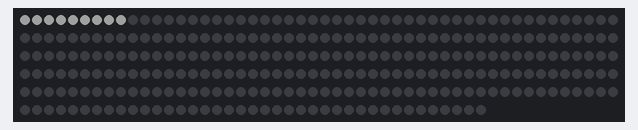
A sketch run on a simulated Arduino Uno, built with avr-gcc and run on an emulated ATmega328P. On the bench: 289 RGB LEDs in strip order, left to right, continuing on the next row. Dim RGB values are drawn brighter than linear.

Above: at 0.18 s.

The sketch:

Fasett.ino
```cpp
#include<FastLED.h>

#define BODY
//#define SKY
//#define WATER

#if defined (BODY)
  #include "_body.h"
#elif defined (SKY)
  #include "_sky.h"
#elif defined (WATER)
  #include "_water.h"
#endif

#define BRIGHTNESS 32

CRGB leds[NUM_LEDS];

void setup() {
  Serial.begin(115200);
  FastLED.addLeds<NEOPIXEL,LED_PIN>(leds, NUM_LEDS);
  FastLED.setBrightness(BRIGHTNESS);
  resetLights();
  //setColorAll(128,128,128);
  //setColor(2,255,0,0);
  //setColor(3,0,0,255);
  //setColor(6,255,0,0);
  //setColor(7,255,0,0);
  //setColor(19,255,0,0);
  //setColor(20,0,0,255);
  //setColor(22,0,255,0);
  //setColor(23,255,0,0);

  #if defined (BODY)
    bodySetup();
  #elif defined (SKY)
    skySetup();
  #elif defined (WATER)
    waterSetup();
  #endif
}

void loop(){
  #if defined (BODY)
    bodyLoop();
  #elif defined (SKY)
    skyLoop();
  #elif defined (WATER)
    waterLoop();
  #endif
}
```

Functions.ino
```cpp
void setColor(uint8_t i, uint8_t r, uint8_t g, uint8_t b){
  uint8_t steps = lights[i][1];
  uint8_t inc = lights[i][2];
  for (uint8_t j = 0; j < steps; j+=inc){
    int k = lights[i][0] + j;
    leds[k] = CRGB(r, g, b);
  }
  FastLED.show();
}

void setColorAll(uint8_t r, uint8_t g, uint8_t b){
  for (uint8_t i = 0; i < NUM_PARTS; i++){
    setColor(i,r,g,b);
  }
}

void blink(uint8_t i, uint8_t num, uint8_t wait){
  for (uint8_t j = 0; j < num; j++){
    setColor(i,255,255,255);
    delay(wait);
    setColor(i,0,0,0);
    delay(wait);
  }
}

void cycleHSV(){
  static uint8_t hue = 0;
  FastLED.showColor(CHSV(hue++, 255, 255));
  delay(10);
}

void resetLights(){
  FastLED.clear();
  FastLED.show();
}
```

_Body.ino
```cpp
void bodySetup(){

}

void bodyLoop(){
  for (uint8_t i = 0; i < NUM_PARTS; i++){
    blink(i,2,20);
  }
}
```

_Sky.ino
```cpp
void skySetup(){
}

void skyLoop(){
  for (uint8_t i = 0; i < NUM_PARTS; i++){
    blink(i,2,20);
  }
}
```

_Water.ino
```cpp
void waterSetup(){

}

void waterLoop(){
}
```

_body.h
```cpp
#define NUM_LEDS 289
#define NUM_PARTS 26
#define LED_PIN 6

int lights[NUM_PARTS][3] = {
	{ 0, 9, 1 },    // 0
	{ 9, 6, 1 },    // 1
	{ 15, 16, 1 },  // 2 large ball 1 outside
	{ 31, 31, 2 },  // 3 large ball 1 inside
	{ 62, 8, 1 },   // 4
	{ 70, 9, 1 },   // 5
	{ 79, 20, 2 },  // 6 small ball 2 inside
	{ 99, 20, 2 },  // 7 small ball 3 inside
	{ 119, 9, 1 },  // 8
	{ 128, 7, 1 },  // 9
	{ 135, 6, 1 },  // 10
	{ 141, 8, 1 },  // 11
	{ 149, 7, 1 },  // 12
	{ 156, 9, 1 },  // 13
	{ 165, 5, 1 },  // 14
	{ 170, 5, 1 },  // 15
	{ 175, 8, 1 },  // 16
	{ 183, 6, 1 },  // 17
	{ 189, 5, 1 },  // 18
	{ 194, 12, 1 }, // 19 large ball 4 outside
	{ 206, 23, 2 }, // 20 large ball 4 inside
	{ 229, 8, 1 },  // 21
	{ 237, 27, 2 }, // 22 large ball 5 inside
	{ 264, 14, 1 }, // 23 large ball 5 outside
	{ 278, 6, 1 },  // 24
	{ 284, 5, 1 },  // 25
};
```
